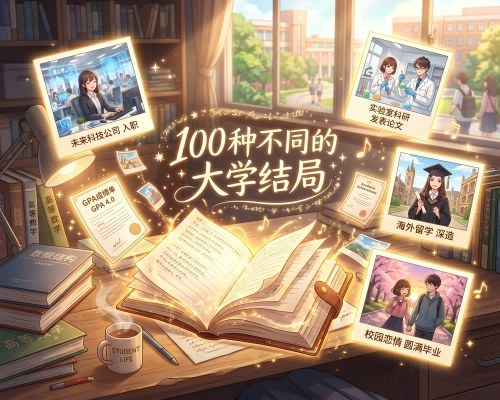
#> input picture images/share/share_card.jpg, 500 x 400 px
$ python regenerate-share-preview.py
#> lines starting #> are read from the running program, lines starting #| are printed output that depends on the picture
#!/usr/bin/env python3
"""从 share_card.jpg 生成 1:1 的 share_preview.jpg（朋友圈用）。"""
from pathlib import Path

from PIL import Image

ROOT = Path(__file__).resolve().parents[1]
SRC = ROOT / "images/share/share_card.jpg"
OUT = ROOT / "images/share/share_preview.jpg"


def main() -> None:
    im = Image.open(SRC).convert("RGB")
#> im is the input picture: PIL image 500x400 RGB; mean R, G, B 165.2, 139.7, 116.1
    w, h = im.size
#> w = 500; h = 400
    side = min(w, h)
#> side = 400
    left, top = (w - side) // 2, (h - side) // 2
#> left = 50; top = 0
    square = im.crop((left, top, left + side, top + side))
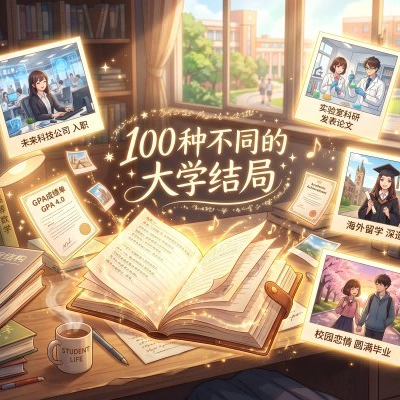
#> square: PIL image 400x400 RGB; mean R, G, B 176, 149.1, 122.9
    square = square.resize((500, 500), Image.Resampling.LANCZOS)
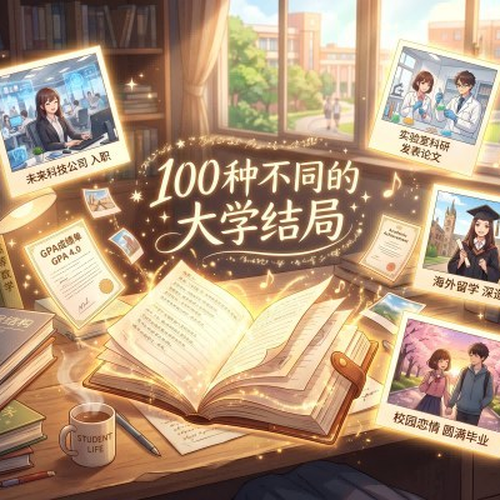
#> square: PIL image 500x500 RGB; mean R, G, B 175.8, 149.1, 122.9
    square.save(OUT, "JPEG", quality=88, optimize=True, progressive=True)
    print(f"Wrote {OUT.relative_to(ROOT)} ({OUT.stat().st_size // 1024} KB)")


if __name__ == "__main__":
    main()
